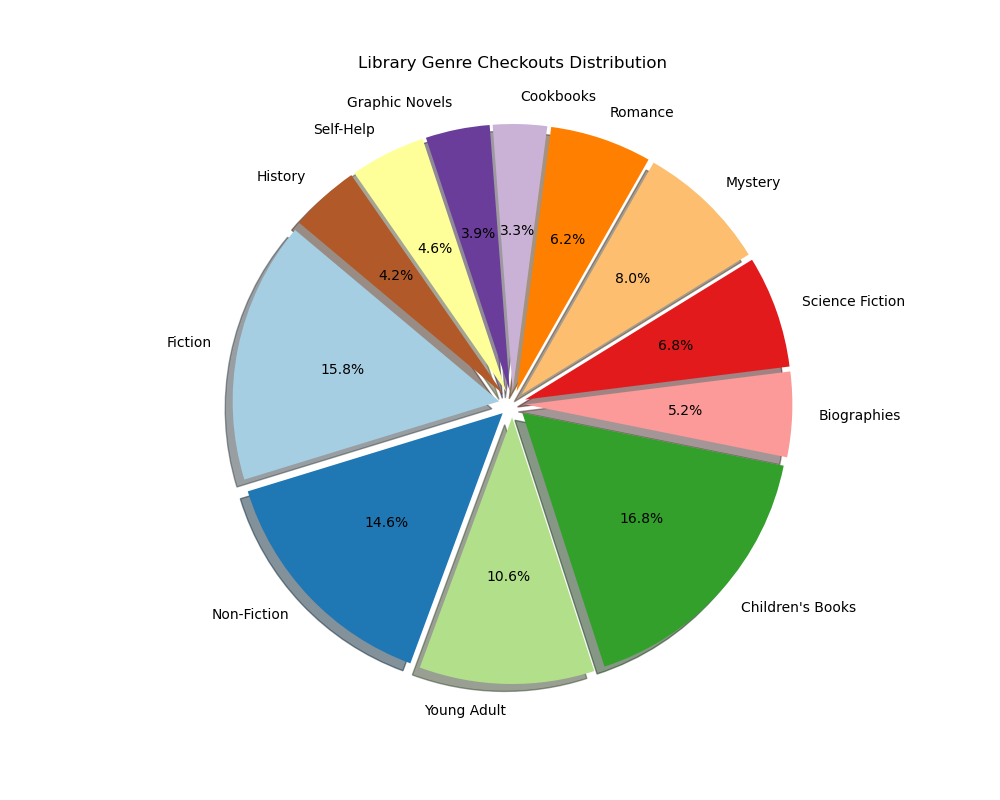

Python code for this plot:

import matplotlib.pyplot as plt

# Data from the provided table
data = [
    {'Genre': 'Fiction', 'Checkouts': 14523},
    {'Genre': 'Non-Fiction', 'Checkouts': 13412},
    {'Genre': 'Young Adult', 'Checkouts': 9723},
    {'Genre': "Children's Books", 'Checkouts': 15432},
    {'Genre': 'Biographies', 'Checkouts': 4723},
    {'Genre': 'Science Fiction', 'Checkouts': 6235},
    {'Genre': 'Mystery', 'Checkouts': 7312},
    {'Genre': 'Romance', 'Checkouts': 5650},
    {'Genre': 'Cookbooks', 'Checkouts': 2999},
    {'Genre': 'Graphic Novels', 'Checkouts': 3562},
    {'Genre': 'Self-Help', 'Checkouts': 4188},
    {'Genre': 'History', 'Checkouts': 3876}
]

# Prepare data for pie chart
genres = [item['Genre'] for item in data]
checkouts = [item['Checkouts'] for item in data]

# Define colors for each slice
colors = plt.cm.Paired(range(len(data)))

# Define the explode parameter to separate slices a little bit
explode = [0.05] * len(data)

# Generate the pie chart
plt.figure(figsize=(10,8))
plt.pie(checkouts, explode=explode, labels=genres, colors=colors, autopct='%.1f%%', startangle=140, shadow=True)

# Set the aspect ratio to be equal so that the pie is drawn as a circle
plt.axis('equal')

# Title for the chart
plt.title('Library Genre Checkouts Distribution', pad=20)

# Display the chart
plt.show()
